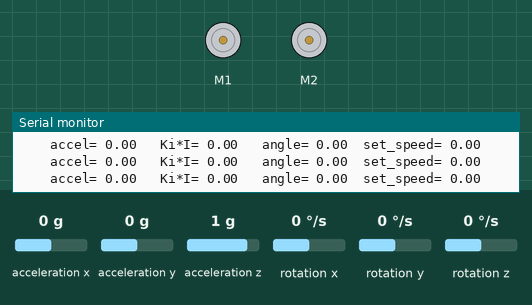
Bench run of a sketch on a simulated Arduino Uno, built with avr-gcc and run on an emulated ATmega328P. On the bench: 2 × DC motor (green arrow = forward, orange = backward, longer = faster), the last lines printed to the serial monitor. Wiring (inferred from the names in the program): MPU-6050 motion sensor at I2C address 0x68. Inputs (shaded band) come from the test bench; at power-on: rotation x 0 °/s, acceleration y 0 g, acceleration x 0 g, acceleration z 1 g, rotation y 0 °/s, rotation z 0 °/s.

Above: at 2.2 s.
2.3 s: rotation x set to 8 °/s
At 3.9 s:
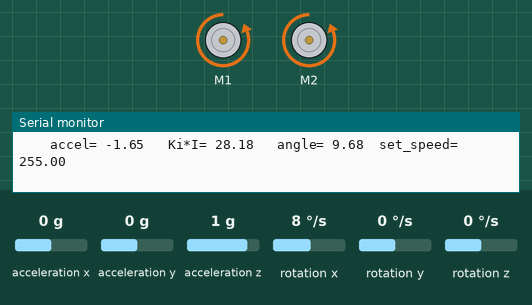
4.6 s: acceleration y set to -0.4 g
7.6 s: acceleration y set to -0.7 g
At 9.9 s:
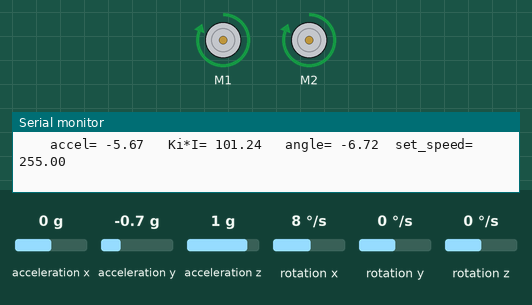
10.2 s: acceleration y set to -0.5 g
13.2 s: acceleration y set to -0.3 g
At 16.0 s:
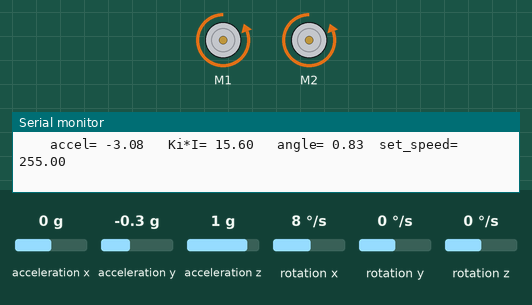
16.2 s: acceleration y set to -1.4 g
At 16.8 s:
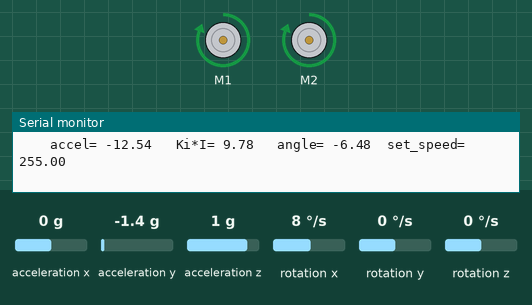
Timing chart, 0 to 18.7 s (numbered marks = the images above; inputs shaded):
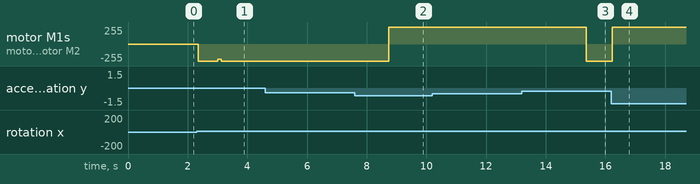

Measured:
- the behaviour switches between -0.5 and -0.6 g on acceleration y (found by bisection; images 1 and 2)
- the behaviour switches between -0.4 and -0.3 g on acceleration y (found by bisection; images 2 and 3)
- after the input at 2.3 s, motor M1, motor M2: stopped → backward 255/255 after 0.05 s, → backward 231/255 0.66 s later, → backward 255/255 0.11 s later
- after the input at 7.6 s, motor M1, motor M2: backward 255/255 → forward 255/255 after 1.1 s
- after the input at 13.2 s, motor M1, motor M2: forward 255/255 → backward 255/255 after 2.2 s
- after the input at 16.2 s, motor M1, motor M2: backward 255/255 → forward 255/255 at once

The sketch:

SB_Main_Revised.ino
```cpp
#include <Wire.h>
#include <AFMotor.h>
#include <Arduino.h>

#include "MPU6050_Reg_Def.h"
#include "MPU6050_Data_Process.h"

//definition for using data of x or y or z axis
//#define sensor_accel accel_z
#define angle_xyz last_x_angle
#define pre_angle_xyz pre_angle_x

uint32_t timer;
uint8_t i2cData[14]; // Buffer for I2C data

// MPU-6050 Accelerometer + Gyro
// -----------------------------
//
// By arduino.cc user "Krodal".
// June 2012
// Open Source / Public Domain
//
// Using Arduino 1.0.1
// It will not work with an older version,
// since Wire.endTransmission() uses a parameter
// to hold or release the I2C bus.
//
// Documentation:
// - The InvenSense documents:
//   - "MPU-6000 and MPU-6050 Product Specification",
//     PS-MPU-6000A.pdf
//   - "MPU-6000 and MPU-6050 Register Map and Descriptions",
//     RM-MPU-6000A.pdf or RS-MPU-6000A.pdf
//   - "MPU-6000/MPU-6050 9-Axis Evaluation Board User Guide"
//     AN-MPU-6000EVB.pdf
//
// The accuracy is 16-bits.
//
// Temperature sensor from -40 to +85 degrees Celsius
//   340 per degrees, -512 at 35 degrees.
//
// At power-up, all registers are zero, except these two:
//      Register 0x6B (PWR_MGMT_2) = 0x40  (I read zero).
//      Register 0x75 (WHO_AM_I)   = 0x68.
//


/*global variable definition
*/
AF_DCMotor motor1(1);
AF_DCMotor motor2(2);
float pre_angle_x = 0;// store the previous angle of the x axis angle
float pre_angle_y = 0;
float pre_angle_z = 0;

float sensor_x_dot_dot = 0;
float pre_sensor_x_dot_dot = 0;

float x_dot = 0;

/*constant variable definition
*/
const float wheel_r=0.03225;
const float motor_max_power = 3.75;
const int loop_delay=100;


//=====================================================================================================
//=====================================================================================================
// coefficient of P, I & D.
double Kp=50;
double Ki=3.2;
double Kd=0;
/*
*Ki>3.179;
*Kd>-0.0719;
*Kp>46.4748+(1/1.461)*(Ki-3.1791)/(Kd+0.0719);
*/

//=====================================================================================================
//=====================================================================================================

float P=0, I=0, D=0;
// E is used to calculate P+I+D
float E;
float Isum=0;


void setup(){
	//Serial.begin(9600);
	Serial.println("Motor test!");
	// turn on motor
	motor1.setSpeed(0);
	motor2.setSpeed(0);
	motor1.run(RELEASE);
	motor2.run(RELEASE);

	int error;
	uint8_t c;


	Serial.begin(19200);

	Wire.begin();

	error = MPU6050_read (MPU6050_WHO_AM_I, &c, 1);
	MPU6050_ERROR_MSG (error);
	// According to the datasheet, the 'sleep' bit
	// should read a '1'. But I read a '0'.
	// That bit has to be cleared, since the sensor
	// is in sleep mode at power-up. Even if the
	// bit reads '0'.
	error = MPU6050_read (MPU6050_PWR_MGMT_2, &c, 1);
	MPU6050_ERROR_MSG (error);
	// Clear the 'sleep' bit to start the sensor.
	MPU6050_write_reg (MPU6050_PWR_MGMT_1, 0);

	//Initialize the angles
	calibrate_sensors();
	set_last_read_angle_data(millis(), 0, 0, 0, 0, 0, 0);
}


void loop(){

	float dt=Read_angle_Refresh_gyro_data();

	float angle;
	float pre_angle;
	angle=angle_xyz;
	pre_angle=pre_angle_xyz;

	float x_dot_seg = (pre_sensor_x_dot_dot+sensor_x_dot_dot)*dt/2;
	x_dot += x_dot_seg;

	boolean Forward;
	P = angle;
	I = (angle+pre_angle)*dt/2;
	D = (angle-pre_angle)/dt;
	Isum+=I;
	E = Kp*P+Ki*Isum+Kd*D;

	float wheel_x_dot = x_dot + D*wheel_r*cos(angle*3.14159/180);

	if (E<0)
		Forward=true;
	else
		Forward=false;
	//===================================================================================================
	//===================================================================================================

	float power_input=E*wheel_x_dot;
	//Serial.print(sensor_x_dot_dot);
        //Serial.print("   ");
	float set_speed = abs(power_input/motor_max_power*255);

        Serial.print("Ki*I= ");
        Serial.print(Ki*Isum);
        Serial.print("   ");


	if (set_speed>=255)
		set_speed=255;

        Serial.print("angle= ");
	Serial.print(angle);
	Serial.print("  ");
	//Serial.println((float)(millis())/1000);


	motor1.setSpeed(set_speed);
	motor2.setSpeed(set_speed);
        Serial.print("set_speed= ");
        Serial.println(set_speed);
        Serial.print("    ");
	//===================================================================================================
	//===================================================================================================
	if (Forward){
		//this direction may be the reverse.
		motor1.run(FORWARD);
		motor2.run(FORWARD);
	}
	else {
		motor1.run(BACKWARD);
		motor2.run(BACKWARD);
	}

	delay(loop_delay);
}


//***************************************************************************************************
float Read_angle_Refresh_gyro_data(){

	int error;
	accel_t_gyro_union accel_t_gyro;


	// Read the raw values.
	error = read_gyro_accel_vals((uint8_t*) &accel_t_gyro);
	MPU6050_ERROR_MSG(error);

	// Get the time of reading for rotation computations
	unsigned long t_now = millis();

	// Convert gyro values to degrees/sec
	float FS_SEL = 131;

	float gyro_x = (accel_t_gyro.value.x_gyro - base_x_gyro)/FS_SEL;
	float gyro_y = (accel_t_gyro.value.y_gyro - base_y_gyro)/FS_SEL;
	float gyro_z = (accel_t_gyro.value.z_gyro - base_z_gyro)/FS_SEL;


	// Get raw acceleration values
	const float G_CONVERT = 16384;
        const float g=9.81;
	float accel_x = accel_t_gyro.value.x_accel*g/G_CONVERT;
	float accel_y = accel_t_gyro.value.y_accel*g/G_CONVERT;
	float accel_z = accel_t_gyro.value.z_accel*g/G_CONVERT;

        /**
	Serial.print("Axyz= ");
        Serial.print(accel_x);
        Serial.print("   ");
        Serial.print(accel_y);
        Serial.print("   ");
        Serial.print(accel_z);
        Serial.print("   ");
        */

	// Get angle values from accelerometer
	float RADIANS_TO_DEGREES = 180/3.14159;
	//  float accel_vector_length = sqrt(pow(accel_x,2) + pow(accel_y,2) + pow(accel_z,2));
	float accel_angle_y = atan(-1*accel_x/sqrt(pow(accel_y,2) + pow(accel_z,2)))*RADIANS_TO_DEGREES;
	float accel_angle_x = atan(accel_y/sqrt(pow(accel_x,2) + pow(accel_z,2)))*RADIANS_TO_DEGREES;
	float accel_angle_z = 0;

	// Compute the (filtered) gyro angles
	float dt =(t_now - get_last_time())/1000.0;
	float gyro_angle_x = gyro_x*dt + get_last_x_angle();
	float gyro_angle_y = gyro_y*dt + get_last_y_angle();
	float gyro_angle_z = gyro_z*dt + get_last_z_angle();


	// Compute the drifting gyro angles
	float unfiltered_gyro_angle_x = gyro_x*dt + get_last_gyro_x_angle();
	float unfiltered_gyro_angle_y = gyro_y*dt + get_last_gyro_y_angle();
	float unfiltered_gyro_angle_z = gyro_z*dt + get_last_gyro_z_angle();

	// Apply the complementary filter to figure out the change in angle - choice of alpha is
	// estimated now.  Alpha depends on the sampling rate...
	float alpha = 0.96;
	float angle_x = alpha*gyro_angle_x + (1.0 - alpha)*accel_angle_x;
	float angle_y = alpha*gyro_angle_y + (1.0 - alpha)*accel_angle_y;
	float angle_z = gyro_angle_z;  //Accelerometer doesn't give z-angle

	pre_angle_x = last_x_angle;
	pre_angle_y = last_y_angle;
	pre_angle_z = last_z_angle;
	// Update the saved data with the latest values
	set_last_read_angle_data(t_now, angle_x, angle_y, angle_z, unfiltered_gyro_angle_x, unfiltered_gyro_angle_y, unfiltered_gyro_angle_z);

        sensor_x_dot_dot = -accel_z*sin(angle_x*3.14159/180)+accel_y*cos(angle_x*3.14159/180);

        Serial.print("accel= ");
        Serial.print(sensor_x_dot_dot);
        Serial.print("   ");
	// Delay so we don't swamp the serial port
	delay(5);
	return dt;
}
```

MPU6050_Data_Process.h
```cpp
#ifndef MPU6050_DATA_PROCESS_H
#define MPU6050_DATA_PROCESS_H

// Declaring an union for the registers and the axis values.
// The byte order does not match the byte order of
// the compiler and AVR chip.
// The AVR chip (on the Arduino board) has the Low Byte
// at the lower address.
// But the MPU-6050 has a different order: High Byte at
// lower address, so that has to be corrected.
// The register part "reg" is only used internally,
// and are swapped in code.


unsigned long last_read_time = 0;
float	 last_x_angle=0;  // These are the filtered angles
float    last_y_angle;
float    last_z_angle;
float    last_gyro_x_angle;  // Store the gyro angles to compare drift
float    last_gyro_y_angle;
float    last_gyro_z_angle;
//  Use the following global variables and access functions
//  to calibrate the acceleration sensor
float    base_x_accel;
float    base_y_accel;
float    base_z_accel;
float    base_x_gyro;
float    base_y_gyro;
float    base_z_gyro;


void set_last_read_angle_data(unsigned long time, float x, float y, float z, float x_gyro, float y_gyro, float z_gyro) {
	last_read_time = time;
	last_x_angle = x;
	last_y_angle = y;
	last_z_angle = z;
	last_gyro_x_angle = x_gyro;
	last_gyro_y_angle = y_gyro;
	last_gyro_z_angle = z_gyro;
}

inline unsigned long get_last_time() {return last_read_time;}
inline float get_last_x_angle() {return last_x_angle;}
inline float get_last_y_angle() {return last_y_angle;}
inline float get_last_z_angle() {return last_z_angle;}
inline float get_last_gyro_x_angle() {return last_gyro_x_angle;}
inline float get_last_gyro_y_angle() {return last_gyro_y_angle;}
inline float get_last_gyro_z_angle() {return last_gyro_z_angle;}

typedef union accel_t_gyro_union {
	struct {
		uint8_t x_accel_h;
	    uint8_t x_accel_l;
	    uint8_t y_accel_h;
	    uint8_t y_accel_l;
	    uint8_t z_accel_h;
	    uint8_t z_accel_l;
	    uint8_t t_h;
	    uint8_t t_l;
	    uint8_t x_gyro_h;
	    uint8_t x_gyro_l;
	    uint8_t y_gyro_h;
	    uint8_t y_gyro_l;
	    uint8_t z_gyro_h;
	    uint8_t z_gyro_l;
	} reg;
  	struct {
		int x_accel;
		int y_accel;
		int z_accel;
		int temperature;
		int x_gyro;
		int y_gyro;
		int z_gyro;
	} value;
};

int MPU6050_read(int start, uint8_t *buffer, int size);

// Read the raw values.
// Read 14 bytes at once,
// containing acceleration, temperature and gyro.
// With the default settings of the MPU-6050,
// there is no filter enabled, and the values
// are not very stable.  Returns the error value
int read_gyro_accel_vals(uint8_t* accel_t_gyro_ptr) {

	accel_t_gyro_union* accel_t_gyro = (accel_t_gyro_union *) accel_t_gyro_ptr;

	int error = MPU6050_read (MPU6050_ACCEL_XOUT_H, (uint8_t *) accel_t_gyro, sizeof(*accel_t_gyro));

	// Swap all high and low bytes.
	// After this, the registers values are swapped,
	// so the structure name like x_accel_l does no
	// longer contain the lower byte.
	uint8_t swap;
	#define SWAP(x,y) swap = x; x = y; y = swap

	SWAP ((*accel_t_gyro).reg.x_accel_h, (*accel_t_gyro).reg.x_accel_l);
	SWAP ((*accel_t_gyro).reg.y_accel_h, (*accel_t_gyro).reg.y_accel_l);
	SWAP ((*accel_t_gyro).reg.z_accel_h, (*accel_t_gyro).reg.z_accel_l);
	SWAP ((*accel_t_gyro).reg.t_h, (*accel_t_gyro).reg.t_l);
	SWAP ((*accel_t_gyro).reg.x_gyro_h, (*accel_t_gyro).reg.x_gyro_l);
	SWAP ((*accel_t_gyro).reg.y_gyro_h, (*accel_t_gyro).reg.y_gyro_l);
	SWAP ((*accel_t_gyro).reg.z_gyro_h, (*accel_t_gyro).reg.z_gyro_l);

	return error;
}

int MPU6050_read(int start, uint8_t *buffer, int size) {
	int i, n, error;

	Wire.beginTransmission(MPU6050_I2C_ADDRESS);
	n = Wire.write(start);
	if (n != 1)
		return (-10);

	n = Wire.endTransmission(false);    // hold the I2C-bus
	if (n != 0)
		return (n);

	// Third parameter is true: relase I2C-bus after data is read.
	Wire.requestFrom(MPU6050_I2C_ADDRESS, size, true);
	i = 0;
	while(Wire.available() && i<size)
		buffer[i++]=Wire.read();

	if ( i != size)
		return (-11);

	return (0);  // return : no error
}


int MPU6050_write(int start, const uint8_t *pData, int size) {

	int n, error;

	Wire.beginTransmission(MPU6050_I2C_ADDRESS);
	n = Wire.write(start);        // write the start address
	if (n != 1)
		return (-20);

	n = Wire.write(pData, size);  // write data bytes
	if (n != size)
		return (-21);

	error = Wire.endTransmission(true); // release the I2C-bus
	if (error != 0)
		return (error);

	return (0);         // return : no error
}


int MPU6050_write_reg(int reg, uint8_t data) {

	int error;

	error = MPU6050_write(reg, &data, 1);

	return (error);
}

// The sensor should be motionless on a horizontal surface
//  while calibration is happening
void calibrate_sensors() {
	int		num_readings = 10;
	float		x_accel = 0;
	float		y_accel = 0;
	float		z_accel = 0;
	float		x_gyro = 0;
	float		y_gyro = 0;
	float		z_gyro = 0;
	accel_t_gyro_union    accel_t_gyro;

	//Serial.println("Starting Calibration");

	// Discard the first set of values read from the IMU
	read_gyro_accel_vals((uint8_t *) &accel_t_gyro);

	// Read and average the raw values from the IMU
	for (int i = 0; i < num_readings; i++) {
		read_gyro_accel_vals((uint8_t *) &accel_t_gyro);
		x_accel += accel_t_gyro.value.x_accel;
		y_accel += accel_t_gyro.value.y_accel;
		z_accel += accel_t_gyro.value.z_accel;
		x_gyro += accel_t_gyro.value.x_gyro;
		y_gyro += accel_t_gyro.value.y_gyro;
		z_gyro += accel_t_gyro.value.z_gyro;
		delay(100);
	}
	x_accel /= num_readings;
	y_accel /= num_readings;
	z_accel /= num_readings;
	x_gyro /= num_readings;
	y_gyro /= num_readings;
	z_gyro /= num_readings;

	// Store the raw calibration values globally
	base_x_accel = x_accel;
	base_y_accel = y_accel;
	base_z_accel = z_accel;
	base_x_gyro = x_gyro;
	base_y_gyro = y_gyro;
	base_z_gyro = z_gyro;

	//Serial.println("Finishing Calibration");
}

void MPU6050_ERROR_MSG (int err) {
	if (err!=0)
		Serial.println("ERROR in MPU6050 Data Transmission !!");

}
#endif
```

Source omitted: MPU6050_Reg_Def.h (24664 bytes)
